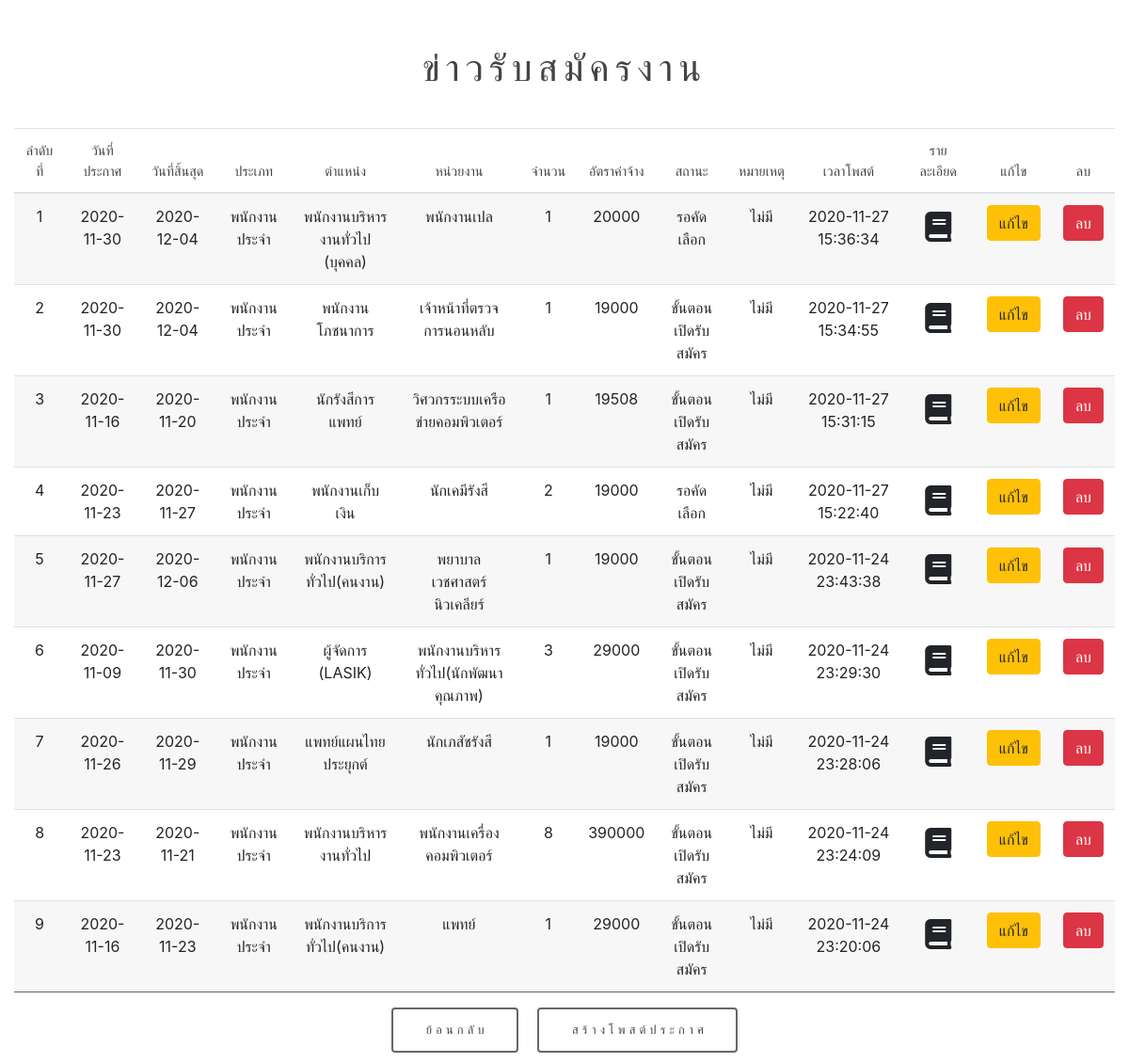
The app's page /Master/authen_show.php (signed in) with its own data.
### tables this page shows
CREATE TABLE IF NOT EXISTS `tb_work` (
  `pw_id` int(11) NOT NULL AUTO_INCREMENT,
  `pw_fullname` varchar(255) NOT NULL,
  `pw_fancday` date NOT NULL,
  `pw_lancday` date NOT NULL,
  `pw_fregisday` date NOT NULL,
  `pw_lregisday` date NOT NULL,
  `pw_status` varchar(100) NOT NULL,
  `pw_ranknum` varchar(20) NOT NULL,
  `pw_rank` varchar(255) NOT NULL,
  `pw_agency` varchar(255) NOT NULL,
  `pw_category` varchar(100) NOT NULL,
  `pw_rankblank` int(3) NOT NULL,
  `pw_wagerate` int(11) NOT NULL,
  `pw_regisday` date NOT NULL,
  `pw_ancnameday` date NOT NULL,
  `pw_writtenexam` varchar(100) NOT NULL,
  `pw_wted` date NOT NULL,
  `pw_wterd` date NOT NULL,
  `pw_interview` varchar(100) NOT NULL,
  `pw_itved` date NOT NULL,
  `pw_itverd` date NOT NULL,
  `pw_note` varchar(255) NOT NULL,
  `pw_views` int(11) NOT NULL,
  `pw_datatime` timestamp NOT NULL DEFAULT CURRENT_TIMESTAMP,
  PRIMARY KEY (`pw_id`)
);

### Master/services.php (called while the page is built, shortened)
<?php
class DB_conn
{
  function __construct()
  {
    $conn = mysqli_connect(SERVER, USER, PASS, DBNAME);
    $this->dbcon = $conn;
  }
  public function showtable()
  {
    $result = mysqli_query($this->dbcon, "SELECT * FROM tb_work ORDER BY pw_id DESC");
    return $result;
  }
}

### Master/authen_show.php (the view, shortened to what this page needs)
<?php
include_once('interface.php');
include_once('services.php');
$i = 1;
if ($_SESSION['id'] == "") {
	header("location: login.php");
} else {
?>
	<head>
	</head>
	<body>
		<div class="container col-xl-12 col-lg-12 col-md-12 col-sm-6 text-center mt-5 mb-4">
			<h1>ข่าวรับสมัครงาน</h1>
			<section id="cta" class="main special">
				<div class="mb-3">
					<table class="table table-hover">
						<thead>
							<th class="text-center">ลำดับที่</th>
							<th class="text-center">วันที่ประกาศ</th>
							<th class="text-center">วันที่สิ้นสุด</th>
							<th class="text-center">ประเภท</th>
							<th class="text-center">ตำแหน่ง</th>
							<th class="text-center">หน่วยงาน</th>
							<th class="text-center">จำนวน</th>
							<th class="text-center">อัตราค่าจ้าง</th>
							<th class="text-center">สถานะ</th>
							<th class="text-center">หมายเหตุ</th>
							<th class="text-center">เวลาโพสต์</th>
							<th class="text-center">รายละเอียด</th>
							<th class="text-center">แก้ไข</th>
							<th class="text-center">ลบ</th>
						</thead>
						<tbody>
							<?php
							$fetchdata = new DB_conn();
							$sql = $fetchdata->showtable();
							while ($row = mysqli_fetch_array($sql)) {
							?>
								<tr>
									<td><?php echo $i; ?></td>
									<td><?php echo $row['pw_fregisday']; ?></td>
									<td><?php echo $row['pw_lregisday']; ?></td>
									<td><?php echo $row['pw_category']; ?></td>
									<td><?php echo $row['pw_rank']; ?></td>
									<td><?php echo $row['pw_agency']; ?></td>
									<td><?php echo $row['pw_rankblank']; ?></td>
									<td><?php echo $row['pw_wagerate']; ?></td>
									<td><?php echo $row['pw_status']; ?></td>
									<td><?php echo $row['pw_note']; ?></td>
									<td><?php echo $row['pw_datatime']; ?></td>
									<td><a href="authen_showed.php?id=<?php echo $row['pw_id']; ?>" class="btn fas fa-book fa-2x"></a>
									</td>
									<td><a href="authen_edit.php?id=<?php echo $row['pw_id']; ?>" class="btn btn-warning">แก้ไข</a></td>
									<td><a href="authen_delete.php?del=<?php echo $row['pw_id']; ?>" class="btn btn-danger">ลบ</a></td>
								</tr>
							<?php
								$i++;
							}
							?>
						</tbody>
					</table>
					<ul class="actions">
						<li><a href="authen.php" class="button big">ย้อนกลับ</a></li>
						<li><a href="authen_add.php" class="button big">สร้างโพสต์ประกาศ</a></li>
					</ul>
				</div>
			</section>
		</div>
	</body>
<?php
}
?>

### Master/assets/css/main.css (style rules this page uses)
html, body, div, span, applet, object, iframe, h1, h2, h3, h4, h5, h6, p, blockquote, pre, a, abbr, acronym, address, big, cite, code, del, dfn, em, img, ins, kbd, q, s, samp, small, strike, strong, sub, sup, tt, var, b, u, i, center, dl, dt, dd, ol, ul, li, fieldset, form, label, legend, table, caption, tbody, tfoot, thead, tr, th, td, article, aside, canvas, details, embed, figure, figcaption, footer, header, hgroup, menu, nav, output, ruby, section, summary, time, mark, audio, video { margin: 0; padding: 0; border: 0; font-size: 100%; font: inherit; vertical-align: baseline; }
article, aside, details, figcaption, figure, footer, header, hgroup, menu, nav, section { display: block; }
body { line-height: 1; }
ol, ul { list-style: none; }
table { border-collapse: collapse; border-spacing: 0; }
body { -webkit-text-size-adjust: none; }
*, *:before, *:after { -moz-box-sizing: border-box; -webkit-box-sizing: border-box; box-sizing: border-box; }
body { -ms-overflow-style: scrollbar; }
body { background: #f4f4f4; }
body { background-color: #f4f4f4; color: #666666; }
body, input, select, textarea { font-family: "Source Sans Pro", Helvetica, sans-serif; font-size: 17pt; font-weight: 200; line-height: 1.65; }
@media screen and (max-width: 1680px) { body, input, select, textarea { font-size: 13pt; } }
@media screen and (max-width: 1280px) { body, input, select, textarea { font-size: 12pt; } }
a { -moz-transition: color 0.2s ease, border-bottom-color 0.2s ease; -webkit-transition: color 0.2s ease, border-bottom-color 0.2s ease; -ms-transition: color 0.2s ease, border-bottom-color 0.2s ease; transition: color 0.2s ease, border-bottom-color 0.2s ease; text-decoration: none; border-bottom: dotted 1px; }
h1, h2, h3, h4, h5, h6 { font-weight: 400; line-height: 1.5; margin: 0 0 1em 0; text-transform: uppercase; letter-spacing: 0.375rem; }
h1 { font-size: 2em; }
a { color: inherit; }
h1, h2, h3, h4, h5, h6 { color: #444444; }
input[type="submit"], input[type="reset"], input[type="button"], button, .button { -moz-appearance: none; -webkit-appearance: none; -ms-appearance: none; appearance: none; -moz-transition: box-shadow 0.2s ease-in-out, background-color 0.2s ease-in-out, color 0.2s ease-in-out; -webkit-transition: box-shadow 0.2s ease-in-out, background-color 0.2s ease-in-out, color 0.2s ease-in-out; -ms-transition: box-shadow 0.2s ease-in-out, background-color 0.2s ease-in-out, color 0.2s ease-in-out; transition: box-shadow 0.2s ease-in-out, background-color 0.2s ease-in-out, color 0.2s ease-in-out; border-radius: 4px; border: 0; cursor: pointer; display: inline-block; font-weight: 400; height: 3.5em; line-height: 3.5em; padding: 0 2em 0 2.375em; text-align: center; text-decoration: none; white-space: nowrap; text-transform: uppercase; letter-spacing: 0.325em; font-size: 0.725em; }
input[type="submit"].big, input[type="reset"].big, input[type="button"].big, button.big, .button.big { font-size: 0.8em; padding: 0 2.5em 0 2.875em; height: 3.75em; line-height: 3.75em; }
input[type="submit"], input[type="reset"], input[type="button"], button, .button { background-color: transparent; box-shadow: inset 0 0 0 2px #666666; color: #444444 !important; }
ul { list-style: disc; margin: 0 0 2em 0; padding-left: 1em; }
ul li { padding-left: 0.5em; }
ul.actions { cursor: default; list-style: none; padding-left: 0; }
ul.actions li { display: inline-block; padding: 0 1em 0 0; vertical-align: middle; }
ul.actions li:last-child { padding-right: 0; }
table { margin: 0 0 2em 0; width: 100%; }
table tbody tr { border: solid 1px; border-left: 0; border-right: 0; }
table td { padding: 0.75em 0.75em; }
table th { font-size: 0.9em; font-weight: 400; padding: 0 0.75em 0.75em 0.75em; text-align: left; }
table thead { border-bottom: solid 2px; }
table tbody tr { border-color: #666666; }
table tbody tr:nth-child(2n + 1) { background-color: rgba(144, 144, 144, 0.075); }
table th { color: #444444; }
table thead { border-bottom-color: #666666; }
#cta { padding: 2em 0 0.1em 0; text-align: center; }

### records on screen
tb_work: pw_fregisday "2020-11-30", pw_lregisday "2020-12-04", pw_category "พนักงานประจำ", pw_rank "พนักงานบริหารงานทั่วไป (บุคคล)", pw_agency "พนักงานเปล", pw_rankblank "1", pw_wagerate "20000", pw_status "รอคัดเลือก", pw_note "ไม่มี", pw_datatime "2020-11-27 15:36:34"
tb_work: pw_fregisday "2020-11-30", pw_lregisday "2020-12-04", pw_category "พนักงานประจำ", pw_rank "พนักงานโภชนาการ", pw_agency "เจ้าหน้าที่ตรวจการนอนหลับ", pw_rankblank "1", pw_wagerate "19000", pw_status "ขั้นตอนเปิดรับสมัคร", pw_note "ไม่มี", pw_datatime "2020-11-27 15:34:55"
tb_work: pw_fregisday "2020-11-16", pw_lregisday "2020-11-20", pw_category "พนักงานประจำ", pw_rank "นักรังสีการแพทย์", pw_agency "วิศวกรระบบเครือข่ายคอมพิวเตอร์", pw_rankblank "1", pw_wagerate "19508", pw_status "ขั้นตอนเปิดรับสมัคร", pw_note "ไม่มี", pw_datatime "2020-11-27 15:31:15"
tb_work: pw_fregisday "2020-11-23", pw_lregisday "2020-11-27", pw_category "พนักงานประจำ", pw_rank "พนักงานเก็บเงิน", pw_agency "นักเคมีรังสี", pw_rankblank "2", pw_wagerate "19000", pw_status "รอคัดเลือก", pw_note "ไม่มี", pw_datatime "2020-11-27 15:22:40"
tb_work: pw_fregisday "2020-11-27", pw_lregisday "2020-12-06", pw_category "พนักงานประจำ", pw_rank "พนักงานบริการทั่วไป(คนงาน)", pw_agency "พยาบาลเวชศาสตร์นิวเคลียร์", pw_rankblank "1", pw_wagerate "19000", pw_status "ขั้นตอนเปิดรับสมัคร", pw_note "ไม่มี", pw_datatime "2020-11-24 23:43:38"
tb_work: pw_fregisday "2020-11-09", pw_lregisday "2020-11-30", pw_category "พนักงานประจำ", pw_rank "ผู้จัดการ (LASIK)", pw_agency "พนักงานบริหารทั่วไป(นักพัฒนาคุณภาพ)", pw_rankblank "3", pw_wagerate "29000", pw_status "ขั้นตอนเปิดรับสมัคร", pw_note "ไม่มี", pw_datatime "2020-11-24 23:29:30"
tb_work: pw_fregisday "2020-11-26", pw_lregisday "2020-11-29", pw_category "พนักงานประจำ", pw_rank "แพทย์แผนไทยประยุกต์", pw_agency "นักเภสัชรังสี", pw_rankblank "1", pw_wagerate "19000", pw_status "ขั้นตอนเปิดรับสมัคร", pw_note "ไม่มี", pw_datatime "2020-11-24 23:28:06"
tb_work: pw_fregisday "2020-11-23", pw_lregisday "2020-11-21", pw_category "พนักงานประจำ", pw_rank "พนักงานบริหารงานทั่วไป", pw_agency "พนักงานเครื่องคอมพิวเตอร์", pw_rankblank "8", pw_wagerate "390000", pw_status "ขั้นตอนเปิดรับสมัคร", pw_note "ไม่มี", pw_datatime "2020-11-24 23:24:09"
tb_work: pw_fregisday "2020-11-16", pw_lregisday "2020-11-23", pw_category "พนักงานประจำ", pw_rank "พนักงานบริการทั่วไป(คนงาน)", pw_agency "แพทย์", pw_rankblank "1", pw_wagerate "29000", pw_status "ขั้นตอนเปิดรับสมัคร", pw_note "ไม่มี", pw_datatime "2020-11-24 23:20:06"
